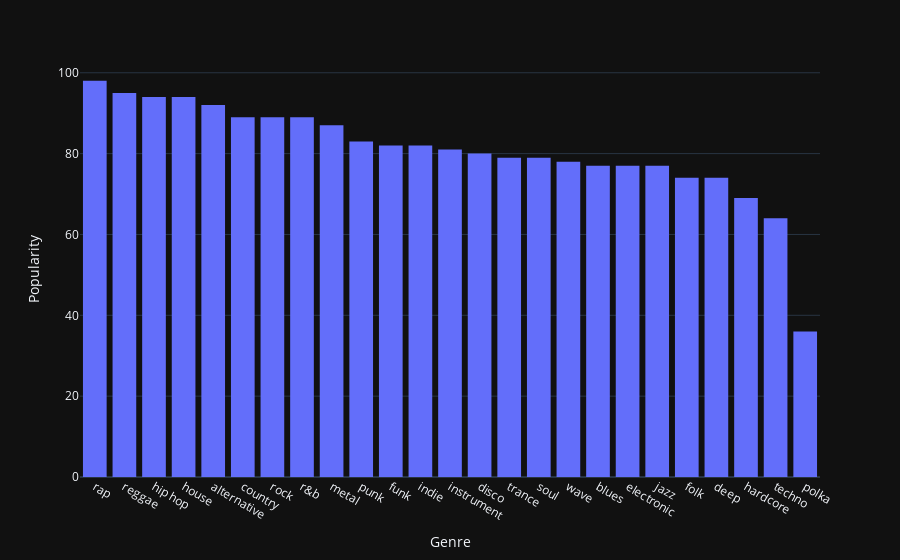

Source (notebook cell):
### Code cell
fig=px.histogram(pd.DataFrame.from_dict({'Genere':maxPerGenere.keys(),"Popularity":maxPerGenere.values()}).sort_values(by="Popularity",ascending=False)[1:],x="Genere",y="Popularity")
fig.update_yaxes(categoryorder="total ascending")
fig.layout["yaxis"]["title"]="Popularity"
fig.layout["xaxis"]["title"]="Genre"
fig.show()

### Figure 1 — Plotly figure (JSON) as saved in the notebook; plotly's stock layout.template omitted (floating-point values rounded to 4 significant figures)
{"data": [{"alignmentgroup": "True", "bingroup": "x", "histfunc": "sum", "hovertemplate": "Genere=%{x}<br>sum of Popularity=%{y}<extra></extra>", "legendgroup": "", "marker": {"color": "#636efa", "pattern": {"shape": ""}}, "name": "", "offsetgroup": "", "orientation": "v", "showlegend": false, "x": ["rap", "reggae", "hip hop", "house", "alternative", "country", "rock", "r&b", "metal", "punk", "funk", "indie", "instrument", "disco", "trance", "soul", "wave", "blues", "electronic", "jazz", "folk", "deep", "hardcore", "techno", "polka"], "xaxis": "x", "y": [98, 95, 94, 94, 92, 89, 89, 89, 87, 83, 82, 82, 81, 80, 79, 79, 78, 77, 77, 77, 74, 74, 69, 64, 36], "yaxis": "y", "type": "histogram"}], "layout": {"xaxis": {"anchor": "y", "domain": [0.0, 1.0], "title": {"text": "Genre"}}, "yaxis": {"anchor": "x", "domain": [0.0, 1.0], "title": {"text": "Popularity"}, "categoryorder": "total ascending"}, "legend": {"tracegroupgap": 0}, "margin": {"t": 60}, "barmode": "relative"}}
